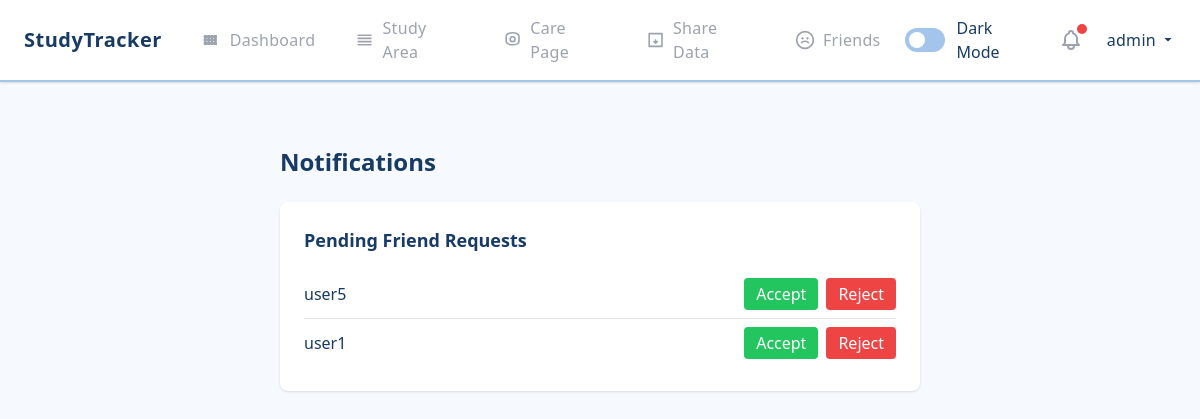
/notifications (signed in), run on the app's committed database.
### app/models.py (models this page shows)
class User(db.Model):
    id = db.Column(db.Integer, primary_key=True)
    username = db.Column(db.String(80), unique=True, nullable=False)
    password = db.Column(db.String(120), nullable=False)
    email = db.Column(db.String(120), unique=True, nullable=False)
    created_at = db.Column(db.DateTime, default=lambda: datetime.now(UTC))
    study_sessions = db.relationship('StudySession', backref='user', lazy=True)
    tasks = db.relationship('Task', backref='user', lazy=True)
    wellness_checks = db.relationship('WellnessCheck', backref='user', lazy=True)
    friends = db.relationship(
        'User',
        secondary='friendship',
        primaryjoin=(Friendship.user_id == id),
        secondaryjoin=(Friendship.friend_id == id),
        backref='friend_of'
    )
    sent_friend_requests = db.relationship('FriendRequest', foreign_keys='FriendRequest.from_user_id', backref='from_user', lazy=True)
    received_friend_requests = db.relationship('FriendRequest', foreign_keys='FriendRequest.to_user_id', backref='to_user', lazy=True)

class FriendRequest(db.Model):
    id = db.Column(db.Integer, primary_key=True)
    from_user_id = db.Column(db.Integer, db.ForeignKey('user.id'), nullable=False)
    to_user_id = db.Column(db.Integer, db.ForeignKey('user.id'), nullable=False)
    status = db.Column(db.String(20), default='pending')  # pending, accepted, rejected
    created_at = db.Column(db.DateTime, default=lambda: datetime.now(UTC))

### app/routes.py (the view)
    @app.route('/notifications')
    def notifications():
        if 'username' not in session:
            return redirect(url_for('login'))
        user = User.query.get(session['user_id'])
        pending_requests = FriendRequest.query.filter_by(to_user_id=user.id, status='pending').all()
        return render_template('notifications.html', pending_requests=pending_requests)

### templates/notifications.html (shortened to what this page needs)
{% extends "base.html" %}
{% block content %}
<div class="max-w-2xl mx-auto px-4 py-8">
    <h1 class="text-2xl font-bold text-primary mb-6">Notifications</h1>
    {% if pending_requests %}
    <div class="bg-white rounded-lg shadow p-6 mb-8">
        <h3 class="text-lg font-semibold mb-4">Pending Friend Requests</h3>
        <ul>
            {% for req in pending_requests %}
            <li class="flex items-center justify-between py-2 border-b last:border-b-0">
                <span>{{ req.from_user.username }}</span>
                <div class="flex gap-2">
                    <form method="POST" action="{{ url_for('accept_friend', request_id=req.id) }}">
                        <button type="submit" class="bg-green-500 text-white px-3 py-1 rounded hover:bg-green-600">Accept</button>
                    </form>
                    <form method="POST" action="{{ url_for('reject_friend', request_id=req.id) }}">
                        <button type="submit" class="bg-red-500 text-white px-3 py-1 rounded hover:bg-red-600">Reject</button>
                    </form>
                </div>
            </li>
            {% endfor %}
        </ul>
    </div>
    {% else %}
    <div class="text-gray-500">No new notifications.</div>
    {% endif %}
</div>
{% endblock %}

### templates/base.html (shortened to what this page needs)
<!DOCTYPE html>
<html lang="en">
<head>
    <script src="https://cdn.tailwindcss.com"></script>
    <link rel="stylesheet" href="https://cdn.jsdelivr.net/npm/flatpickr/dist/flatpickr.min.css">
    <link rel="stylesheet" href="{{ url_for('static', filename='css/styles.css') }}">
</head>
<body class="bg-background text-primary">
    <nav class="flex items-center bg-white px-6 py-2 shadow justify-between">
        <div class="flex items-center flex-shrink-0 mr-6">
            <a href="{% if session.get('username') %}{{ url_for('dashboard') }}{% else %}{{ url_for('home') }}{% endif %}"
               class="text-xl font-semibold text-primary hover:text-secondary transition-colors duration-300">
                StudyTracker
            </a>
        </div>
        <div class="flex items-center">
            <a href="{{ url_for('dashboard') }}"
               class="flex items-center px-4 py-2 rounded-lg mr-2 {% if request.endpoint == 'dashboard' %}bg-indigo-100 text-indigo-600 font-semibold{% else %}text-gray-400 hover:text-indigo-600 hover:bg-indigo-50{% endif %}">
                Dashboard
            </a>
            <a href="{{ url_for('study_area') }}"
               class="flex items-center px-4 py-2 rounded-lg mr-2 {% if request.endpoint == 'study_area' %}bg-indigo-100 text-indigo-600 font-semibold{% else %}text-gray-400 hover:text-indigo-600 hover:bg-indigo-50{% endif %}">
                <svg class="w-5 h-5 mr-2" fill="none" stroke="currentColor" viewBox="0 0 24 24">
                    <path d="M4 6h16M4 10h16M4 14h16M4 18h16" stroke-width="2" stroke-linecap="round" stroke-linejoin="round"/>
                </svg>
                Study Area
            </a>
            <a href="{{ url_for('health_carer') }}"
               class="flex items-center px-4 py-2 rounded-lg mr-2 {% if request.endpoint == 'health_carer' %}bg-indigo-100 text-indigo-600 font-semibold{% else %}text-gray-400 hover:text-indigo-600 hover:bg-indigo-50{% endif %}">
                <svg class="w-5 h-5 mr-2" fill="none" stroke="currentColor" viewBox="0 0 24 24">
                    <path d="M12 8c-1.657 0-3 1.343-3 3 0 1.657 1.343 3 3 3s3-1.343 3-3c0-1.657-1.343-3-3-3zm0 10c-4.418 0-8-1.79-8-4V7c0-2.21 3.582-4 8-4s8 1.79 8 4v7c0 2.21-3.582 4-8 4z" stroke-width="2" stroke-linecap="round" stroke-linejoin="round"/>
                </svg>
                Care Page
            </a>
            <a href="{{ url_for('share_data') }}"
               class="flex items-center px-4 py-2 rounded-lg mr-2 {% if request.endpoint == 'share_data' %}bg-indigo-100 text-indigo-600 font-semibold{% else %}text-gray-400 hover:text-indigo-600 hover:bg-indigo-50{% endif %}">
                <svg class="w-5 h-5 mr-2" fill="none" stroke="currentColor" viewBox="0 0 24 24">
                    <path d="M4 4v16h16V4H4zm8 8v4m0 0l-2-2m2 2l2-2" stroke-width="2" stroke-linecap="round" stroke-linejoin="round"/>
                </svg>
                Share Data
            </a>
            <a href="{{ url_for('friends') }}"
               class="flex items-center px-4 py-2 rounded-lg mr-2 {% if request.endpoint == 'friends' %}bg-indigo-100 text-indigo-600 font-semibold{% else %}text-gray-400 hover:text-indigo-600 hover:bg-indigo-50{% endif %}">
                Friends
            </a>
        </div>
        <div class="flex items-center space-x-4">
            <label for="darkModeToggle" class="flex items-center cursor-pointer">
                <div class="relative">
                    <div class="block bg-secondary w-10 h-6 rounded-full"></div>
                    <div class="dot absolute left-1 top-1 bg-white w-4 h-4 rounded-full transform transition-transform duration-300"></div>
                </div>
                <span class="ml-3 text-primary">Dark Mode</span>
            </label>
            <a href="{{ url_for('notifications') }}" class="relative flex items-center px-2 py-2">
                {% if pending_requests_count > 0 %}
                <span class="absolute top-1 right-1 w-2.5 h-2.5 bg-red-500 rounded-full"></span>
                {% endif %}
            </a>
            {% if session.get('username') %}
            <div class="relative group inline-block">
                <a href="{{ url_for('profile') }}"
                   class="inline-flex items-center text-primary hover:text-secondary transition-colors duration-300 font-medium">
                    {{ session['username'] }}
                    <svg class="ml-1 w-4 h-4 fill-current" xmlns="http://www.w3.org/2000/svg" viewBox="0 0 20 20">
                        <path d="M5.516 7.548L10 12l4.484-4.452z" />
                    </svg>
                </a>
            </div>
            {% endif %}
        </div>
    </nav>
    <div class="container mx-auto my-8 px-4 page-content">
        {% block content %}
        {% endblock %}
    </div>
</body>
</html>

### static/css/styles.css (style rules this page uses)
body { background-color: #ffffff; color: #000000; }
:root { --primary-bg: #F6FAFF; --accent-yellow: #FFDE70; --secondary-blue: #A3C4EB; --primary-blue: #173B64; }
body { background-color: var(--primary-bg); color: var(--primary-blue); }
nav { background-color: white !important; border-bottom: 2px solid var(--secondary-blue) !important; box-shadow: 0 2px 4px rgba(23, 59, 100, 0.1); }
nav a { font-weight: 500; letter-spacing: 0.3px; position: relative; padding: 0.5rem 0; }
nav a::after { content: ''; position: absolute; width: 0; height: 2px; bottom: 0; left: 0; background-color: var(--secondary-blue); transition: width 0.3s ease; }
nav .text-xl { font-weight: 600; letter-spacing: 0.5px; }
a { color: var(--primary-blue); transition: color 0.3s ease; }
.page-content { opacity: 1; transition: opacity 0.3s ease-in-out; }

### data on the page
User: username "admin"
FriendRequest: from_user.username "user5"
FriendRequest: from_user.username "user1"
